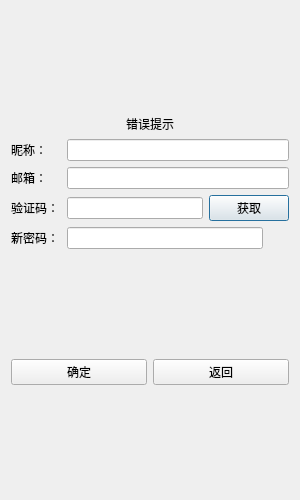
<?xml version="1.0" encoding="UTF-8"?>
<ui version="4.0">
 <class>ResetDialog</class>
 <widget class="QDialog" name="ResetDialog">
  <property name="geometry">
   <rect>
    <x>0</x>
    <y>0</y>
    <width>300</width>
    <height>500</height>
   </rect>
  </property>
  <property name="minimumSize">
   <size>
    <width>300</width>
    <height>500</height>
   </size>
  </property>
  <property name="maximumSize">
   <size>
    <width>300</width>
    <height>500</height>
   </size>
  </property>
  <property name="windowTitle">
   <string>Dialog</string>
  </property>
  <layout class="QVBoxLayout" name="verticalLayout_2">
   <item>
    <layout class="QVBoxLayout" name="verticalLayout">
     <item>
      <spacer name="verticalSpacer_3">
       <property name="orientation">
        <enum>Qt::Vertical</enum>
       </property>
       <property name="sizeHint" stdset="0">
        <size>
         <width>20</width>
         <height>40</height>
        </size>
       </property>
      </spacer>
     </item>
     <item>
      <widget class="QLabel" name="err_tip">
       <property name="text">
        <string>错误提示</string>
       </property>
       <property name="alignment">
        <set>Qt::AlignCenter</set>
       </property>
      </widget>
     </item>
     <item>
      <layout class="QHBoxLayout" name="horizontalLayout_3">
       <item>
        <widget class="QLabel" name="name_label">
         <property name="minimumSize">
          <size>
           <width>50</width>
           <height>0</height>
          </size>
         </property>
         <property name="maximumSize">
          <size>
           <width>50</width>
           <height>16777215</height>
          </size>
         </property>
         <property name="text">
          <string>昵称：</string>
         </property>
        </widget>
       </item>
       <item>
        <widget class="QLineEdit" name="name_edit"/>
       </item>
      </layout>
     </item>
     <item>
      <layout class="QHBoxLayout" name="horizontalLayout_5">
       <item>
        <widget class="QLabel" name="email_label">
         <property name="minimumSize">
          <size>
           <width>50</width>
           <height>0</height>
          </size>
         </property>
         <property name="maximumSize">
          <size>
           <width>50</width>
           <height>16777215</height>
          </size>
         </property>
         <property name="text">
          <string>邮箱：</string>
         </property>
        </widget>
       </item>
       <item>
        <widget class="QLineEdit" name="email_edit"/>
       </item>
      </layout>
     </item>
     <item>
      <layout class="QHBoxLayout" name="horizontalLayout_4">
       <item>
        <widget class="QLabel" name="verfiy_code_label">
         <property name="minimumSize">
          <size>
           <width>50</width>
           <height>0</height>
          </size>
         </property>
         <property name="maximumSize">
          <size>
           <width>50</width>
           <height>16777215</height>
          </size>
         </property>
         <property name="text">
          <string>验证码：</string>
         </property>
        </widget>
       </item>
       <item>
        <widget class="QLineEdit" name="verfiy_code_edit"/>
       </item>
       <item>
        <widget class="QPushButton" name="get_verfiy_btn">
         <property name="text">
          <string>获取</string>
         </property>
        </widget>
       </item>
      </layout>
     </item>
     <item>
      <layout class="QHBoxLayout" name="horizontalLayout_8">
       <item>
        <widget class="QLabel" name="passwd_label">
         <property name="minimumSize">
          <size>
           <width>50</width>
           <height>0</height>
          </size>
         </property>
         <property name="maximumSize">
          <size>
           <width>50</width>
           <height>16777215</height>
          </size>
         </property>
         <property name="text">
          <string>新密码：</string>
         </property>
        </widget>
       </item>
       <item>
        <widget class="QLineEdit" name="passwd_edit"/>
       </item>
       <item>
        <widget class="ClickedLabel" name="passwd_visible">
         <property name="minimumSize">
          <size>
           <width>20</width>
           <height>20</height>
          </size>
         </property>
         <property name="maximumSize">
          <size>
           <width>20</width>
           <height>20</height>
          </size>
         </property>
         <property name="text">
          <string/>
         </property>
        </widget>
       </item>
      </layout>
     </item>
     <item>
      <spacer name="verticalSpacer">
       <property name="orientation">
        <enum>Qt::Vertical</enum>
       </property>
       <property name="sizeHint" stdset="0">
        <size>
         <width>20</width>
         <height>40</height>
        </size>
       </property>
      </spacer>
     </item>
     <item>
      <layout class="QHBoxLayout" name="horizontalLayout_6">
       <item>
        <layout class="QHBoxLayout" name="horizontalLayout_7">
         <item>
          <widget class="QPushButton" name="ensure_btn">
           <property name="text">
            <string>确定</string>
           </property>
          </widget>
         </item>
         <item>
          <widget class="QPushButton" name="cancel_btn">
           <property name="text">
            <string>返回</string>
           </property>
          </widget>
         </item>
        </layout>
       </item>
      </layout>
     </item>
     <item>
      <spacer name="verticalSpacer_2">
       <property name="orientation">
        <enum>Qt::Vertical</enum>
       </property>
       <property name="sizeHint" stdset="0">
        <size>
         <width>20</width>
         <height>40</height>
        </size>
       </property>
      </spacer>
     </item>
    </layout>
   </item>
  </layout>
 </widget>
 <customwidgets>
  <customwidget>
   <class>ClickedLabel</class>
   <extends>QLabel</extends>
   <header>clickedlabel.h</header>
  </customwidget>
 </customwidgets>
 <resources/>
 <connections/>
</ui>
